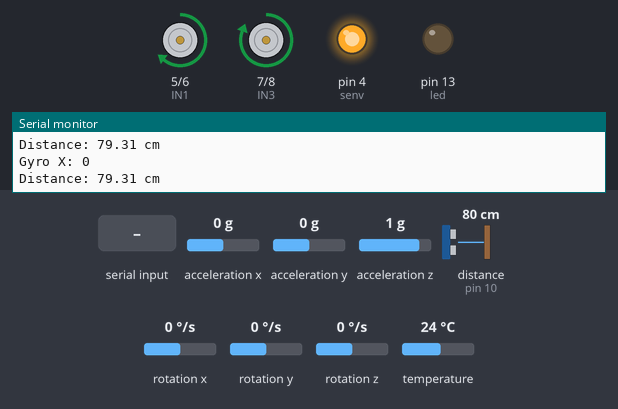
This sketch was run on a simulated Arduino Uno, built with avr-gcc and run on an emulated ATmega328P. Parts: motor-driver pin pairs drawn as motors (green arrow = first pin HIGH = forward, orange = second pin HIGH = backward, longer = more drive, scaled by the enable pin), output pins drawn as LEDs (lit = HIGH), the last lines printed to the serial monitor. Wiring (inferred from the names in the program): ultrasonic range finder: trigger pin 9; echo pin 10. Inputs (shaded band) come from the test bench; at power-on: distance to the obstacle (sensor on pin 10) 80 cm, acceleration x 0 g, acceleration y 0 g, acceleration z 1 g, rotation x 0 °/s, rotation y 0 °/s, rotation z 0 °/s, temperature 24 °C. The echo pulse lasts 58.3 µs per cm; pins used as bus, display or sensor lines are not drawn.

Above: at 1.3 s.
1.4 s: distance to the obstacle (sensor on pin 10) set to 17 cm
2.9 s: distance to the obstacle (sensor on pin 10) set to 13 cm
At 3.7 s:
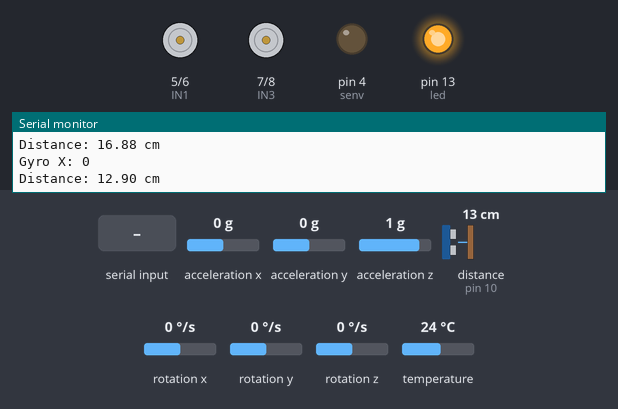
5.9 s: "F" received over the second serial link
At 7.01 s:
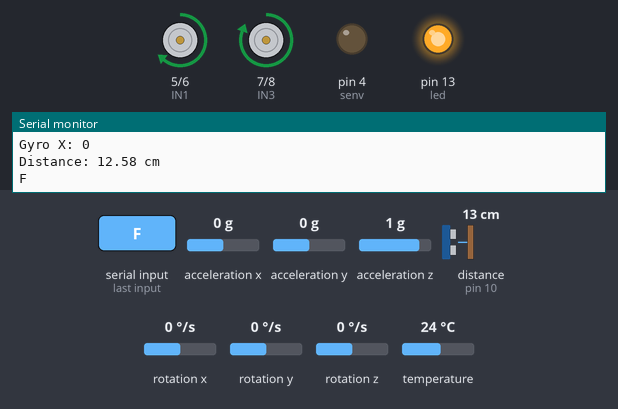
8.6 s: "B" received over the second serial link
At 9.67 s:
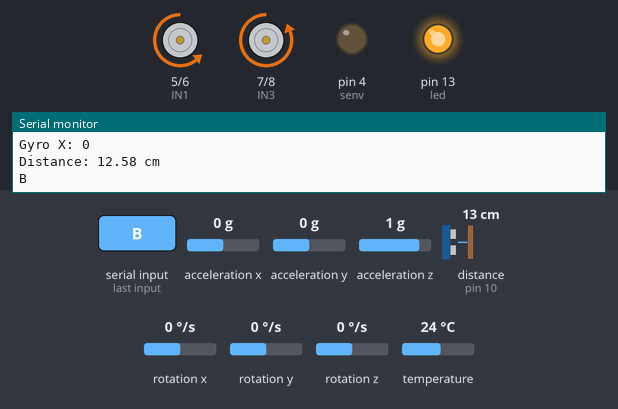
11.3 s: "R" received over the second serial link
At 12.34 s:
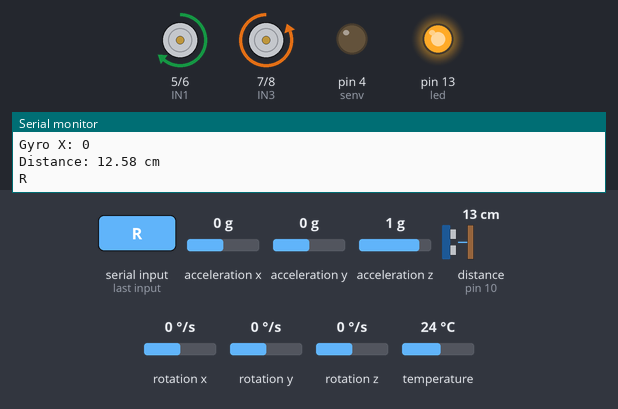
14.0 s: "L" received over the second serial link
At 15.01 s:
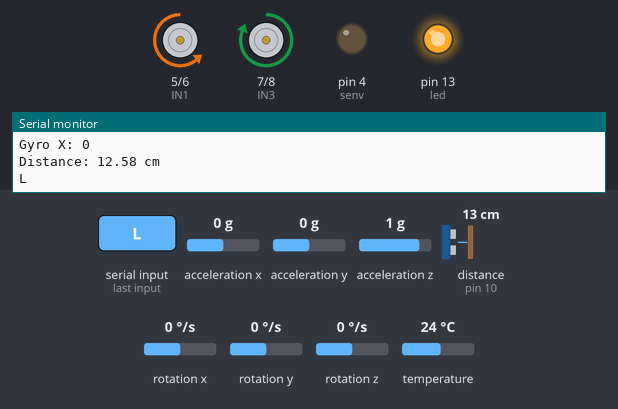
Timing chart, 0 to 17.0 s (numbered marks = the images above; inputs shaded):
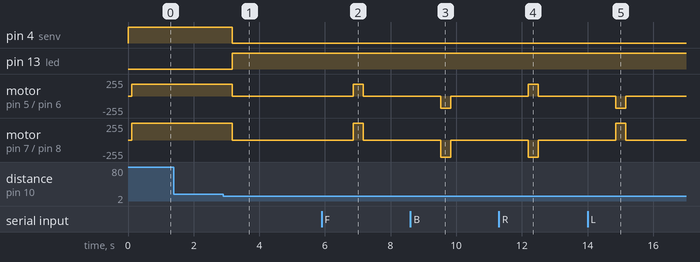

Measured:
- the behaviour switches between 16 and 15 cm on distance to the obstacle (sensor on pin 10) (found by bisection; images 0 and 1)
- after the input at 2.9 s, pin 4 (senv): HIGH → LOW after 0.27 s; pin 13 (led): LOW → HIGH after 0.27 s; motor on pin 5 (IN1) / pin 6 (IN2): forward 180/255 → stopped after 0.27 s; motor on pin 7 (IN3) / pin 8 (IN4): forward 255/255 → stopped after 0.27 s
- after the input at 5.9 s, motor on pin 5 (IN1) / pin 6 (IN2): stopped → forward 180/255 after 0.96 s, → stopped 0.30 s later; motor on pin 7 (IN3) / pin 8 (IN4): stopped → forward 255/255 after 0.96 s, → stopped 0.30 s later
- after the input at 8.6 s, motor on pin 5 (IN1) / pin 6 (IN2): stopped → backward 180/255 after 0.93 s, → stopped 0.30 s later; motor on pin 7 (IN3) / pin 8 (IN4): stopped → backward 255/255 after 0.93 s, → stopped 0.30 s later
- after the input at 11.3 s, motor on pin 5 (IN1) / pin 6 (IN2): stopped → forward 180/255 after 0.89 s, → stopped 0.30 s later; motor on pin 7 (IN3) / pin 8 (IN4): stopped → backward 255/255 after 0.89 s, → stopped 0.30 s later
- after the input at 14.0 s, motor on pin 5 (IN1) / pin 6 (IN2): stopped → backward 180/255 after 0.86 s, → stopped 0.30 s later; motor on pin 7 (IN3) / pin 8 (IN4): stopped → forward 255/255 after 0.86 s, → stopped 0.30 s later

The sketch:

test3.ino
```cpp
#include <Adafruit_MPU6050.h>
#include <Adafruit_Sensor.h>
#include <Wire.h>
#include <SoftwareSerial.h>

#define senv 4

Adafruit_MPU6050 mpu;
SoftwareSerial BTSerial(3, 2); // HC-05 on pins RX=2, TX=3

// General IO
int buz = 4, led = 13;
int trigPin = 9, echoPin = 10;

// Motor control pins
int IN1 = 5;  // Left Motor
int IN2 = 6;
int IN3 = 7;  // Right Motor
int IN4 = 8;
int ENA = 11; // Speed for Left Motor (optional)
int ENB = 12; // Speed for Right Motor (optional)

void setup(void) {
  Serial.begin(115200);
  BTSerial.begin(9600);

  pinMode(buz, OUTPUT); digitalWrite(buz, HIGH);
  pinMode(led, OUTPUT); digitalWrite(led, LOW);
  pinMode(senv, OUTPUT); digitalWrite(senv, HIGH);

  pinMode(trigPin, OUTPUT);
  pinMode(echoPin, INPUT);

  // Motor pins
  pinMode(IN1, OUTPUT); pinMode(IN2, OUTPUT);
  pinMode(IN3, OUTPUT); pinMode(IN4, OUTPUT);
  pinMode(ENA, OUTPUT); pinMode(ENB, OUTPUT);

  motorStop();

#if defined(ARDUINO_ARCH_SAMD) || defined(ARDUINO_ARCH_MEGAAVR)
  while (!Serial) delay(10);
#endif


  if (!mpu.begin()) {
    Serial.println("MPU6050 not found!");
    while (1) delay(10);
  }

  mpu.setAccelerometerRange(MPU6050_RANGE_8_G);
  mpu.setGyroRange(MPU6050_RANGE_500_DEG);
  mpu.setFilterBandwidth(MPU6050_BAND_21_HZ);
  delay(100);
}

void loop() {
  digitalWrite(buz, HIGH);
  digitalWrite(led, LOW);
  digitalWrite(senv, HIGH);

  // Read MPU6050
  sensors_event_t a, g, temp;
  mpu.getEvent(&a, &g, &temp);
  int x = g.gyro.x;
  Serial.print("Gyro X: "); Serial.println(x);

  // Read Ultrasonic
  long duration;
  float distance;
  digitalWrite(trigPin, LOW); delayMicroseconds(2);
  digitalWrite(trigPin, HIGH); delayMicroseconds(10);
  digitalWrite(trigPin, LOW);

  duration = pulseIn(echoPin, HIGH);
  distance = duration * 0.034 / 2;

  Serial.print("Distance: "); Serial.print(distance); Serial.println(" cm");

  if (x != 0 || distance < 15) {
    digitalWrite(buz, LOW);
    digitalWrite(led, HIGH);
    digitalWrite(senv, LOW);
    motorStop();
    BTSerial.println("Alert: Motion or Obstacle");
    delay(1000);
  } else {
    motorForward();
  }

  // Bluetooth Control
  if (BTSerial.available()) {
    char cmd = BTSerial.read();
    Serial.println(cmd);
    if (cmd == 'F') motorForward();
    else if (cmd == 'B') motorBackward();
    else if (cmd == 'R') motorRight();
    else if (cmd == 'L') motorLeft();
    else if (cmd == 'S') motorStop();
    // delay(200);
  }

  delay(300);
}

// ===== MOTOR FUNCTIONS =====
void motorForward() {
  digitalWrite(IN1, HIGH); digitalWrite(IN2, LOW); // Left motor forward
  digitalWrite(IN3, HIGH); digitalWrite(IN4, LOW); // Right motor forward
  analogWrite(ENA, 180);
  analogWrite(ENB, 180);
}

void motorBackward() {
  digitalWrite(IN1, LOW); digitalWrite(IN2, HIGH); // Left motor backward
  digitalWrite(IN3, LOW); digitalWrite(IN4, HIGH); // Right motor backward
  analogWrite(ENA, 180);
  analogWrite(ENB, 180);
}

void motorLeft() {
  digitalWrite(IN1, LOW); digitalWrite(IN2, HIGH); // Left motor backward
  digitalWrite(IN3, HIGH); digitalWrite(IN4, LOW); // Right motor forward
  analogWrite(ENA, 180);
  analogWrite(ENB, 180);
  // delay(500);
}

void motorRight() {
  digitalWrite(IN1, HIGH); digitalWrite(IN2, LOW); // Left motor forward
  digitalWrite(IN3, LOW); digitalWrite(IN4, HIGH); // Right motor backward
  analogWrite(ENA, 180);
  analogWrite(ENB, 180);
  // delay(500);
}

void motorStop() {
  digitalWrite(IN1, LOW); digitalWrite(IN2, LOW);
  digitalWrite(IN3, LOW); digitalWrite(IN4, LOW);
  analogWrite(ENA, 0);
  analogWrite(ENB, 0);
}
```
